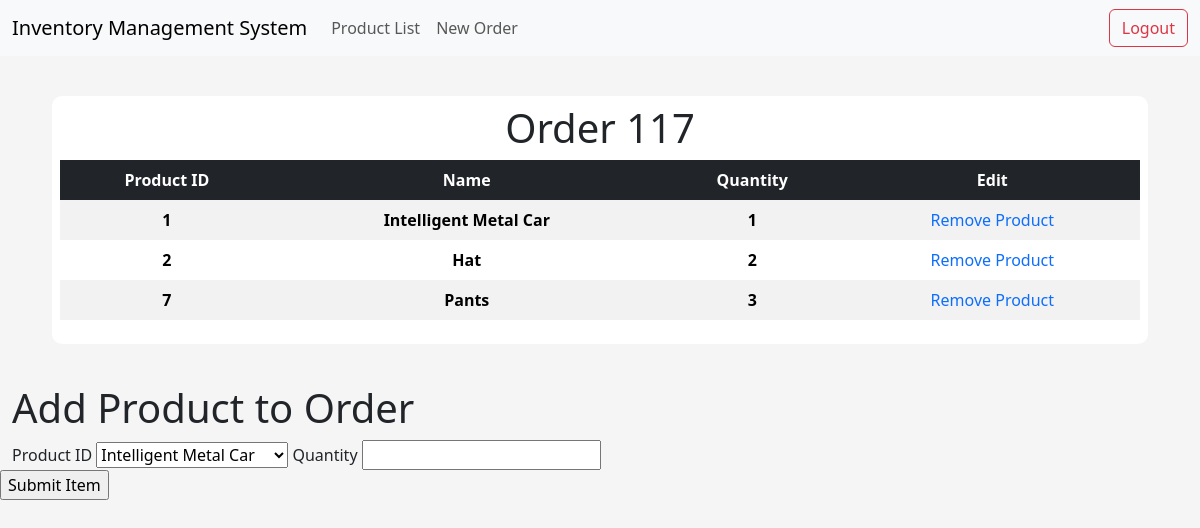
Page /order/117 on the committed database.
### app/models/tables.py (models this page shows, shortened)
class Product(db.Model):
    __tablename__ = "product"
    id = db.Column(db.Integer, primary_key=True)
    name = db.Column(db.String(50), nullable=False, unique=True)
    price = db.Column(db.Float, nullable=False)
    quantity_available = db.Column(db.Integer)

class OrderItem(db.Model):
    __tablename__ = "order_item"
    order_id = db.Column(db.Integer, db.ForeignKey("order.id"), primary_key=True)
    item_id = db.Column(db.Integer, db.ForeignKey("product.id"), primary_key=True)
    quantity = db.Column(db.Integer, nullable=False)
    total_price = db.Column(db.Integer, nullable=False)

### app/controllers/default.py (the view, shortened to what this page needs)
@app.route("/order/<int:id>", methods=["GET", "POST"])
def order(id):
    form = AddOrderItemForm()
    products = Product.query.all()
    form.product_id.choices = [(product.id, product.name) for product in products]
    order_items = OrderItem.query.filter_by(order_id=id).all()
    product_names = [Product.query.get(item.item_id).name for item in order_items]
    print(type(id))
    print("ORDER ITEMSSSSS: ", order_items)
    return render_template(
        "order.html",
        order=id,
        order_items=order_items,
        product_names=product_names,
        zip=zip,
        form=form,
    )

### app/models/forms.py (shortened to what this page needs)
class AddOrderItemForm(FlaskForm):
    product_id = SelectField("Product ID", coerce=int, validators=[DataRequired()])
    quantity = IntegerField("Quantity", validators=[DataRequired()])
    submit = SubmitField("Submit Item")

### app/templates/order.html (shortened to what this page needs)
{% extends "index.html" %}
{% block body %}
<div class="content-section">
    <div class="title">
        <h1>Order {{order}}</h1>
    </div>
    <table class="table table-striped table-borderless table-hover text-center">
        <thead class="table-dark table-sm">
            <tr>
                <th scope="col">Product ID</th>
                <th scope="col">Name</th>
                <th scope="col">Quantity</th>
                <th scope="col">Edit</th>
            </tr>
        </thead>
        <tbody>
            {% for product, product_name in zip(order_items, product_names) %}
            <tr>
                <th scope="row">{{ product.item_id }}</th>
                <th scope="row">{{ product_name }}</th>
                <th scope="row">{{ product.quantity }}</th>
                <td><a style="text-decoration: none;" href=""> Remove Product </a></td>
            </tr>
            {% endfor %}
        </tbody>
    </table>
</div>
<h1>Add Product to Order</h1>
    <form method="POST" action="{{ url_for('order',id=order) }}" id="orderForm">
        {{form.product_id.label}}
        {{form.product_id}}
        {{form.quantity.label}}
        {{form.quantity}}
        </div>
        {{ form.submit() }}
{% endblock body %}

### app/static/css/main.css (style rules this page uses)
body { background-color: rgb(245, 245, 245); }
.content-section { background: #fff; margin: 40px; padding: 0.5rem 0.5rem; border-radius: 10px; }
.title h1 { text-align: center; align-items: center; }

### rows in the picture
Product: item_id "1", name "Intelligent Metal Car", quantity "1"
Product: item_id "2", name "Hat", quantity "2"
Product: item_id "7", name "Pants", quantity "3"

### other values in the picture
{{ order }} "117"
